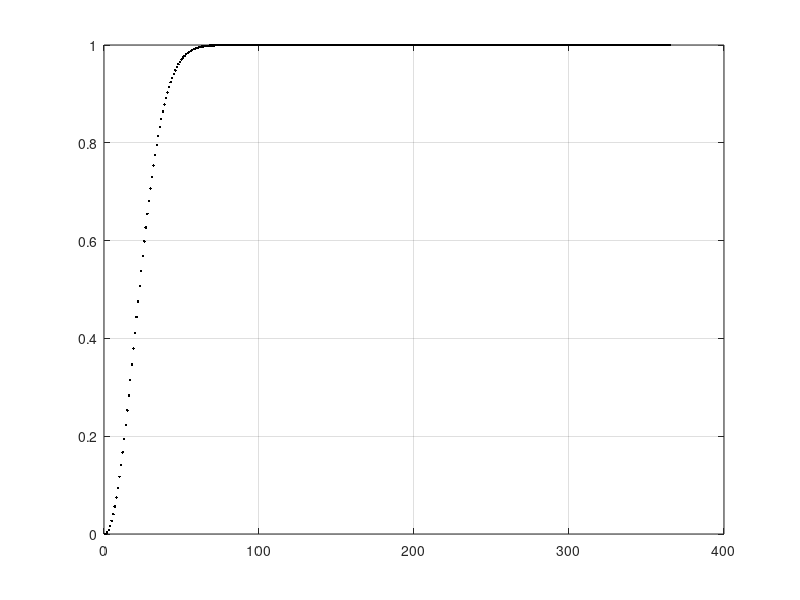

Write the MATLAB code that produced this figure.
clear; clc;
N = 365;
Q = ones(N,1);
for i = 2 : N
    Q(i) = Q(i-1)*(1-(i-1)/N);
end
P = 1 - Q;
plot(1:N,P,'k.')
grid on